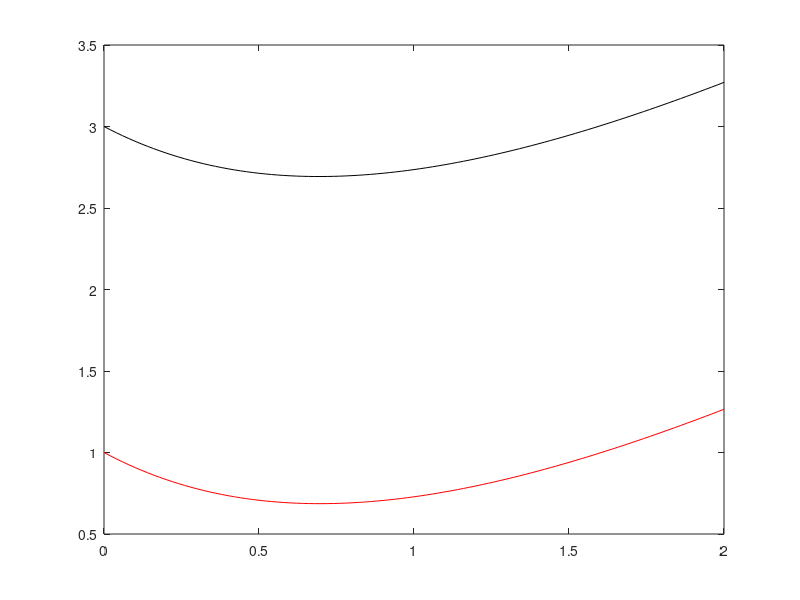

The MATLAB source for this figure:
clear
x=linspace(0,2,101);
dx=0.02;
%해석해
y1=2*exp(-x)+x+1;
%수치해
y2(1)=1;
for i = 1:100
y2(i+1)=y2(i)+(x(i)-y2(i))*dx;
end
plot(x,y1,'k-')
hold on
plot(x,y2,'r-')
hold off
